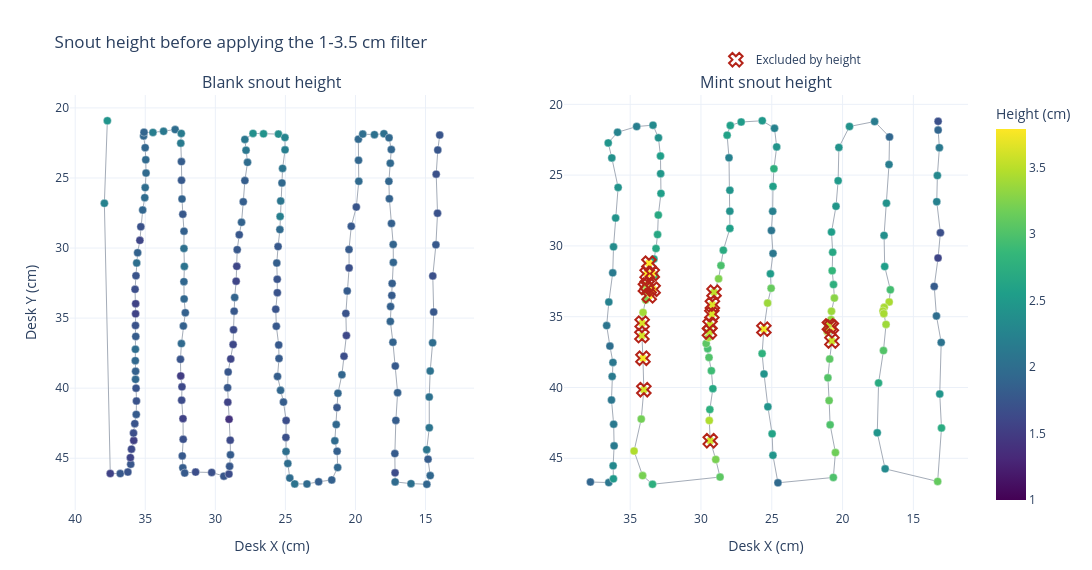

Notebook cell for this chart:
### Markdown cell above
### 1b. Snout-height audit

These maps include every lag-corrected reading inside the scan window and desk bounds before applying the height band. Crosses mark the points omitted from all response maps. A localized cluster of crosses means the measurement protocol and the analysis filter removed data systematically at that location.

### Code cell
all_heights = [row['height'] for rows in diagnostic_rows_all_heights.values() for row in rows]
height_color_max = max(HEIGHT_BAND_CM[1], percentile(all_heights, 0.98))
fig_height = make_subplots(rows=1, cols=2, subplot_titles=('Blank snout height', 'Mint snout height'))
for column, name in enumerate(('Blank', 'Mint'), start=1):
    rows = diagnostic_rows_all_heights[name]
    excluded_rows = [row for row in rows if not row['height_in_band']]
    fig_height.add_trace(go.Scatter(
        x=[row['x'] for row in rows], y=[row['y'] for row in rows], mode='lines+markers',
        line=dict(color='#A4ACB8', width=1),
        marker=dict(size=8, color=[row['height'] for row in rows], coloraxis='coloraxis', line=dict(width=0.4, color='#F3F4F6')),
        customdata=[[row['height'], row['height_in_band']] for row in rows],
        hovertemplate='X %{x:.1f} cm<br>Y %{y:.1f} cm<br>Height %{customdata[0]:.2f} cm<br>Retained %{customdata[1]}<extra></extra>',
        showlegend=False,
    ), row=1, col=column)
    if excluded_rows:
        fig_height.add_trace(go.Scatter(
            x=[row['x'] for row in excluded_rows], y=[row['y'] for row in excluded_rows], mode='markers',
            marker=dict(size=12, symbol='x-open', color='#B42318', line=dict(width=2)),
            name='Excluded by height', showlegend=(column == 2), hoverinfo='skip',
        ), row=1, col=column)
    fig_height.update_xaxes(title_text='Desk X (cm)', autorange='reversed', row=1, col=column)
fig_height.update_yaxes(title_text='Desk Y (cm)', autorange='reversed', scaleanchor='x', scaleratio=1, row=1, col=1)
fig_height.update_yaxes(autorange='reversed', scaleanchor='x2', scaleratio=1, row=1, col=2)
fig_height.update_layout(
    title='Snout height before applying the 1-3.5 cm filter', width=1180, height=570, template='plotly_white',
    coloraxis=dict(colorscale='Viridis', cmin=HEIGHT_BAND_CM[0], cmax=height_color_max, colorbar=dict(title='Height (cm)')),
    legend=dict(orientation='h', y=1.12, x=0.72), margin=dict(l=70, r=120, t=95, b=60),
)
fig_height.show()

### Figure 1 — Plotly figure (JSON) as saved in the notebook; plotly's stock layout.template omitted (floating-point values rounded to 4 significant figures; data arrays with more than 128 entries replaced by an {"elided": "..."} marker saying what was removed)
{"data": [{"customdata": {"elided": "174x2 mixed values"}, "hovertemplate": "X %{x:.1f} cm<br>Y %{y:.1f} cm<br>Height %{customdata[0]:.2f} cm<br>Retained %{customdata[1]}<extra></extra>", "line": {"color": "#A4ACB8", "width": 1}, "marker": {"color": {"elided": "174 float values"}, "coloraxis": "coloraxis", "line": {"color": "#F3F4F6", "width": 0.4}, "size": 8}, "mode": "lines+markers", "showlegend": false, "type": "scatter", "x": {"elided": "174 float values"}, "xaxis": "x", "y": {"elided": "174 float values"}, "yaxis": "y"}, {"customdata": {"elided": "147x2 mixed values"}, "hovertemplate": "X %{x:.1f} cm<br>Y %{y:.1f} cm<br>Height %{customdata[0]:.2f} cm<br>Retained %{customdata[1]}<extra></extra>", "line": {"color": "#A4ACB8", "width": 1}, "marker": {"color": {"elided": "147 float values"}, "coloraxis": "coloraxis", "line": {"color": "#F3F4F6", "width": 0.4}, "size": 8}, "mode": "lines+markers", "showlegend": false, "type": "scatter", "x": {"elided": "147 float values"}, "xaxis": "x2", "y": {"elided": "147 float values"}, "yaxis": "y2"}, {"hoverinfo": "skip", "marker": {"color": "#B42318", "line": {"width": 2}, "size": 12, "symbol": "x-open"}, "mode": "markers", "name": "Excluded by height", "showlegend": true, "type": "scatter", "x": [33.66, 33.38, 33.44, 33.68, 33.8, 33.8, 33.93, 34.15, 34.17, 34.1, 34.04, 29.34, 29.4, 29.36, 29.23, 29.19, 29.08, 25.56, 20.75, 20.79, 20.93], "xaxis": "x2", "y": [33.53, 33.06, 31.95, 31.22, 31.97, 32.75, 32.95, 35.45, 36.34, 37.93, 40.15, 43.76, 36.08, 35.58, 34.82, 34.15, 33.27, 35.88, 36.72, 35.72, 35.65], "yaxis": "y2"}], "layout": {"annotations": [{"font": {"size": 16}, "showarrow": false, "text": "Blank snout height", "x": 0.225, "xanchor": "center", "xref": "paper", "y": 1.0, "yanchor": "bottom", "yref": "paper"}, {"font": {"size": 16}, "showarrow": false, "text": "Mint snout height", "x": 0.775, "xanchor": "center", "xref": "paper", "y": 1.0, "yanchor": "bottom", "yref": "paper"}], "coloraxis": {"cmax": 3.788, "cmin": 1.0, "colorbar": {"title": {"text": "Height (cm)"}}, "colorscale": [[0.0, "#440154"], [0.1111, "#482878"], [0.2222, "#3e4989"], [0.3333, "#31688e"], [0.4444, "#26828e"], [0.5556, "#1f9e89"], [0.6667, "#35b779"], [0.7778, "#6ece58"], [0.8889, "#b5de2b"], [1.0, "#fde725"]]}, "height": 570, "legend": {"orientation": "h", "x": 0.72, "y": 1.12}, "margin": {"b": 60, "l": 70, "r": 120, "t": 95}, "title": {"text": "Snout height before applying the 1-3.5 cm filter"}, "width": 1180, "xaxis": {"anchor": "y", "autorange": "reversed", "domain": [0.0, 0.45], "title": {"text": "Desk X (cm)"}}, "xaxis2": {"anchor": "y2", "autorange": "reversed", "domain": [0.55, 1.0], "title": {"text": "Desk X (cm)"}}, "yaxis": {"anchor": "x", "autorange": "reversed", "domain": [0.0, 1.0], "scaleanchor": "x", "scaleratio": 1, "title": {"text": "Desk Y (cm)"}}, "yaxis2": {"anchor": "x2", "autorange": "reversed", "domain": [0.0, 1.0], "scaleanchor": "x2", "scaleratio": 1}}}
